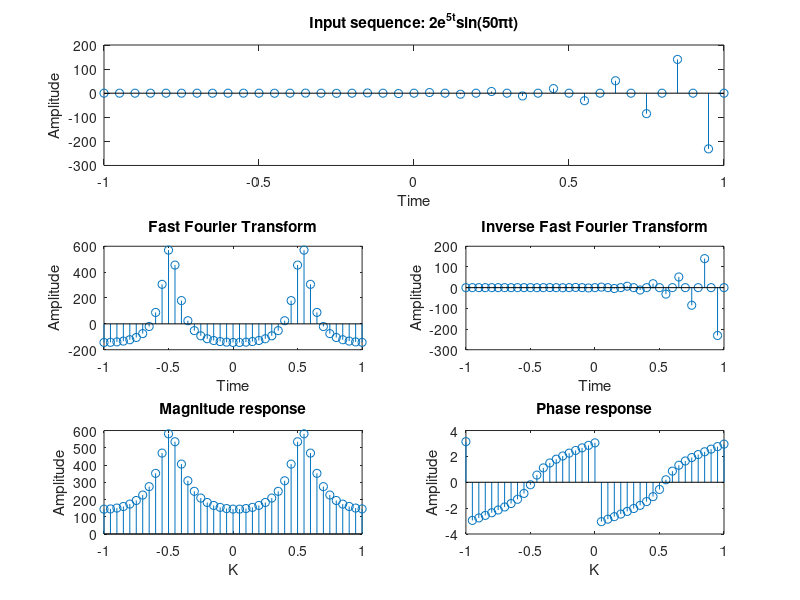

Here is the MATLAB script that generated this plot:
clc;
clear all;
close all;

t=-1:0.05:1
xn=2*exp(5*t).*sin(50*pi*t)

subplot(3,2,[1,2])
stem(t,xn)
xlabel('Time')
ylabel('Amplitude')
title('Input sequence: 2e^{5t}sin(50πt)')

fourier_transform=fft(xn)
subplot(323)
stem(t,fourier_transform)
xlabel('Time')
ylabel('Amplitude')
title('Fast Fourier Transform')

Ifourier_transform=ifft(fourier_transform)
subplot(324)
stem(t,Ifourier_transform)
xlabel('Time')
ylabel('Amplitude')
title('Inverse Fast Fourier Transform')

magnitude=abs(fourier_transform)
phase=angle(fourier_transform)

subplot(325)
stem(t,magnitude)
xlabel('K')
ylabel('Amplitude')
title('Magnitude response')

subplot(326)
stem(t,phase)
xlabel('K')
ylabel('Amplitude')
title('Phase response')
